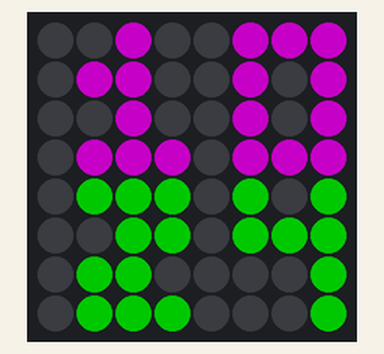
A program run on a simulated Raspberry Pi (BCM pin numbers) with a Sense HAT. Shown: the Sense HAT's 8×8 RGB LED matrix. Dim RGB values are drawn brighter than linear; the clock reads 2024-03-15 10:24:30 at power-on unless the program sets it; random numbers come from a fixed seed.

Above: at 0.1 s.
At 30.1 s:
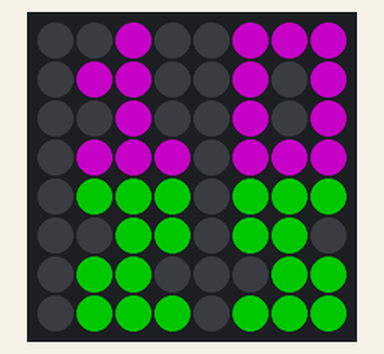
At 90.1 s:
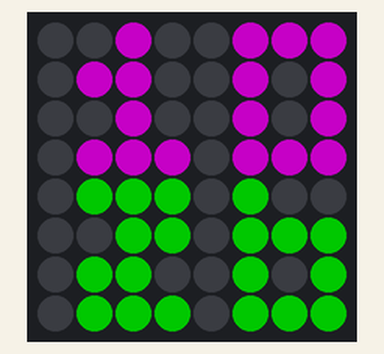

Measured:
- what the display in image 1 shows lasts 60.0 s, from 30.0 s to 90.0 s

The program:

clock.py
```python
from sense_hat import SenseHat
import math
import random
import time
import sys
import signal


SLEEP_DELAY = 1

BRIGHTNESS = 100
RED = [BRIGHTNESS,0,0]
PURPLE = [BRIGHTNESS,0,BRIGHTNESS]
GREEN = [0,BRIGHTNESS,0]
BLUE = [0,0,BRIGHTNESS]
COLOURS = [RED, PURPLE, GREEN, BLUE]

BLACK = [0,0,0]
B = BLACK

canvas = [
B, B, B, B, B, B, B, B,
B, B, B, B, B, B, B, B,
B, B, B, B, B, B, B, B,
B, B, B, B, B, B, B, B,
B, B, B, B, B, B, B, B,
B, B, B, B, B, B, B, B,
B, B, B, B, B, B, B, B,
B, B, B, B, B, B, B, B,
]

CANVAS_WIDTH = 8
CANVAS_HEIGHT = 8
NUMBER_HEIGHT = 4
NUMBER_WIDTH = 4
NUMBER_SIZE = NUMBER_HEIGHT * NUMBER_WIDTH

numbers = [
0,1,1,1, # Zero
0,1,0,1,
0,1,0,1,
0,1,1,1,
0,0,1,0, # One
0,1,1,0,
0,0,1,0,
0,1,1,1,
0,1,1,1, # Two
0,0,1,1,
0,1,1,0,
0,1,1,1,
0,1,1,1, # Three
0,0,1,1,
0,0,1,1,
0,1,1,1,
0,1,0,1, # Four
0,1,1,1,
0,0,0,1,
0,0,0,1,
0,1,1,1, # Five
0,1,1,0,
0,0,1,1,
0,1,1,1,
0,1,0,0, # Six
0,1,1,1,
0,1,0,1,
0,1,1,1,
0,1,1,1, # Seven
0,0,0,1,
0,0,1,0,
0,1,0,0,
0,1,1,1, # Eight
0,1,1,1,
0,1,1,1,
0,1,1,1,
0,1,1,1, # Nine
0,1,0,1,
0,1,1,1,
0,0,0,1
]

sense = SenseHat()

def signal_handler(my_signal, temp):
   sense.clear()
   sys.exit(0)


def Clear_Canvas():
   for index in range(0, CANVAS_WIDTH * CANVAS_HEIGHT):
      canvas[index] = BLACK


def Place_Number_On_Canvas(x, y, value, colour):
   if value > 9:
       tens = math.trunc(value / 10)
       ones = value % 10
   else:
       tens = 0
       ones = value

   canvas_index = y * CANVAS_WIDTH + x
   number_index = tens * NUMBER_SIZE
   for line in range(0, NUMBER_HEIGHT):
     for column in range(0, NUMBER_WIDTH):
         if numbers[number_index] == 1:
            canvas[canvas_index] = colour
         else:
            canvas[canvas_index] = BLACK
         canvas_index += 1
         number_index += 1
     canvas_index = canvas_index + (CANVAS_WIDTH - NUMBER_WIDTH)

   canvas_index = y * CANVAS_WIDTH + x + NUMBER_WIDTH
   number_index = ones * NUMBER_SIZE
   for line in range(0, NUMBER_HEIGHT):
     for column in range(0, NUMBER_WIDTH):
         if numbers[number_index] == 1:
            canvas[canvas_index] = colour
         else:
            canvas[canvas_index] = BLACK
         canvas_index += 1
         number_index += 1
     canvas_index = canvas_index + (CANVAS_WIDTH - NUMBER_WIDTH)


def main():
   signal.signal(signal.SIGINT, signal_handler)
   sense.set_rotation(180)
   hour_colour = GREEN
   minute_colour = RED

   time_style = 24

   if len(sys.argv) > 1:
      if sys.argv[1] == "12":
         time_style = 12

   previous_minute = -1
   previous_hour = -1

   while True:
      my_time = time.localtime()
      my_minute = my_time.tm_min
      my_hour = my_time.tm_hour

      if my_hour > 12 and time_style == 12:
         my_hour -= 12

      # When the minute changes, update the display
      if my_minute != previous_minute:
         # Change colours once per hour
         if my_hour != previous_hour:
             hour_colour_index = random.randint(0, len(COLOURS) - 1 )
             # After the first loop through, make sure the hour colour changes.
             if previous_hour != -1:
                 while hour_colour == COLOURS[hour_colour_index]:
                     hour_colour_index = random.randint(0, len(COLOURS) - 1 )
             minute_colour_index = random.randint(0, len(COLOURS) - 1 )
             while (minute_colour_index == hour_colour_index) or (COLOURS[minute_colour_index] == minute_colour):
                minute_colour_index = random.randint(0, len(COLOURS) - 1 )

             hour_colour = COLOURS[hour_colour_index]
             minute_colour = COLOURS[minute_colour_index]

         Place_Number_On_Canvas(0, 0, my_hour, hour_colour)
         Place_Number_On_Canvas(0, 4, my_minute, minute_colour)
         sense.clear()
         sense.set_pixels(canvas)
         Clear_Canvas()

         previous_minute = my_minute
         previous_hour = my_hour

      # End of while True loop, nap for a second
      time.sleep(SLEEP_DELAY)


if __name__ == "__main__":
    main()
```
